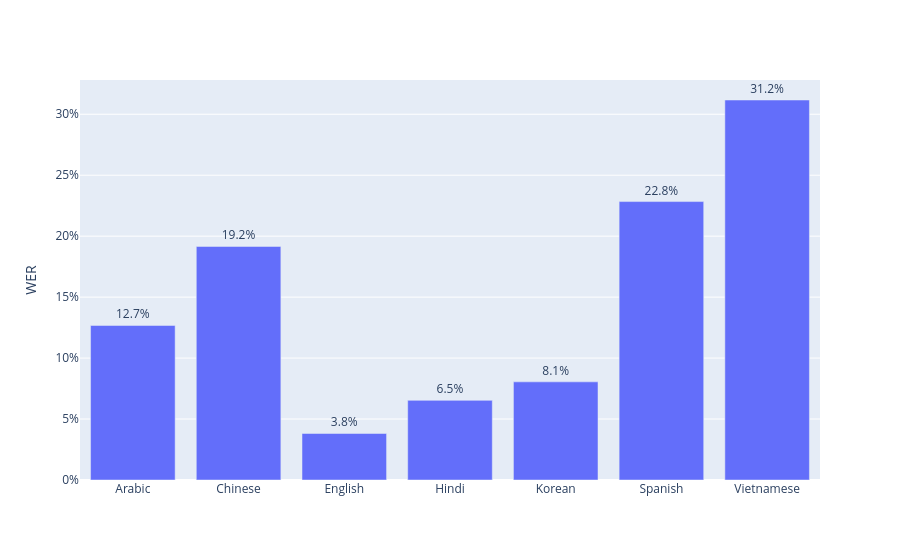

Notebook cell for this chart:
### Markdown cell above
---



  # Part 2 — Per-L1 WER



  **Default: Combined (all data).** Use `domain=` for domain-specific L1 breakdowns.

### Code cell
display_model_keys = ["baseline"]

def get_l1_breakdown(domain: str | None = None, metric: str = "wer") -> pd.DataFrame:
    """Per-L1 breakdown for a chosen metric."""
    metric = metric.lower()
    if metric not in {"wer", "mer", "per"}:
        raise ValueError("metric must be one of: 'wer', 'mer', 'per'")

    l1_rows = []
    for key, label in MODEL_KEYS.items():
        df = get_data(key, domain)
        if df is None:
            continue
        grp = grouped_wer(df, "l1")
        grp["Model"] = label
        l1_rows.append(grp)

    if not l1_rows:
        return pd.DataFrame()

    l1_df = pd.concat(l1_rows, ignore_index=True)

    # Delta vs zero-shot baseline (negative = improvement)
    if "baseline" in MODEL_KEYS and available("baseline"):
        base_label = MODEL_KEYS["baseline"]
        base_col = f"{metric}_base"
        base_vals = (
            l1_df[l1_df["Model"] == base_label][["l1", metric]]
            .rename(columns={metric: base_col})
        )
        l1_df = l1_df.merge(base_vals, on="l1", how="left")
        l1_df[f"{metric}_delta_pct"] = (
            (l1_df[metric] - l1_df[base_col]) / l1_df[base_col] * 100
        )

    return l1_df


domain = "scripted"   # None / "scripted" / "spontaneous"
metric = "wer"  # "wer" / "mer" / "per"

l1_df = get_l1_breakdown(domain, metric)

if not l1_df.empty:

    l1s = sorted(l1_df["l1"].unique())
    metric_label = "PER (G2P)" if metric == "per" else metric.upper()

    # Use actual model keys that exist in MODEL_KEYS and are available
    model_order = list(MODEL_KEYS.keys())
    ordered_items = [(k, MODEL_KEYS[k]) for k in model_order if available(k)]
    # filter to only those in display_model_keys
    ordered_items = [(k, label) for k, label in ordered_items if k in display_model_keys]

    fig = go.Figure()
    for key, label in ordered_items:
        sub = l1_df[l1_df["Model"] == label].set_index("l1")
        fig.add_trace(go.Bar(
            name=label,
            x=l1s,
            y=[sub.loc[l, metric] if l in sub.index else None for l in l1s],
            text=[f"{sub.loc[l, metric]:.1%}" if l in sub.index and pd.notna(sub.loc[l, metric]) else "" for l in l1s],
            textposition="outside",
        ))

    fig.update_layout(
        barmode="group",
        yaxis=dict(title=metric_label, tickformat=".0%"),
        legend=dict(orientation="h", y=1.12, xanchor="center", x=0.5),
        margin=dict(t=80),
    )
    fig.show()

    out = Path(RESULTS_DIR) / f"comparison_{domain or 'all'}_{metric}_by_l1.csv"
    l1_df.to_csv(out, index=False)
    print(f"Saved {out}")

    display(
        l1_df.sort_values(["l1", "Model"])
            .style.format({
                metric: "{:.4f}",
                f"{metric}_base": "{:.4f}",
                f"{metric}_delta_pct": "{:+.1f}%",
                "per": lambda v: f"{v:.4f}" if pd.notna(v) else "—",
            })
            .set_caption(f" Per-L1 {metric_label}")
    )

### Figure 1 — Plotly figure (JSON) as saved in the notebook; plotly's stock layout.template omitted (floating-point values rounded to 4 significant figures)
{"data": [{"name": "Whisper ZS", "text": ["12.7%", "19.2%", "3.8%", "6.5%", "8.1%", "22.8%", "31.2%"], "textposition": "outside", "type": "bar", "x": ["Arabic", "Chinese", "English", "Hindi", "Korean", "Spanish", "Vietnamese"], "y": [0.1268, 0.1916, 0.03815, 0.06533, 0.08051, 0.2284, 0.3117]}], "layout": {"barmode": "group", "legend": {"orientation": "h", "x": 0.5, "xanchor": "center", "y": 1.12}, "margin": {"t": 80}, "yaxis": {"tickformat": ".0%", "title": {"text": "WER"}}}}
